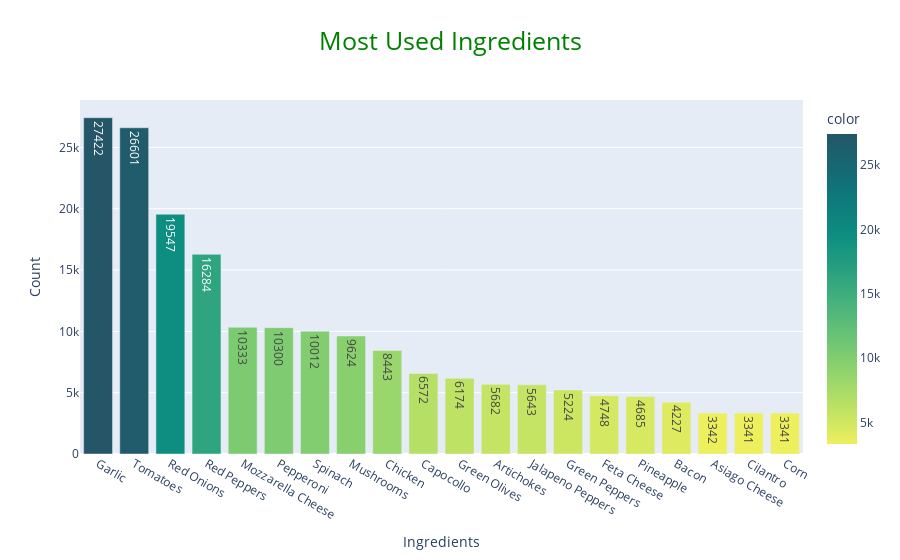

Source (notebook cell):
### Code cell
ingredient_name = list(sorted_ingredients.keys())
count = list(sorted_ingredients.values())
top_ing = ingredient_name[:20]
top_count = count[:20] 
px.bar(x=top_ing, y=top_count, color = top_count, color_continuous_scale="aggrnyl_r", text = top_count,
       title = "Most Used Ingredients").update_layout(title_x=0.5, xaxis_title = "Ingredients", yaxis_title="Count",
                                                      title_font = dict(size=25,color="green"))

### Figure 1 — Plotly figure (JSON) as saved in the notebook; plotly's stock layout.template omitted (floating-point values rounded to 4 significant figures)
{"data": [{"alignmentgroup": "True", "hovertemplate": "x=%{x}<br>y=%{y}<br>text=%{text}<br>color=%{marker.color}<extra></extra>", "legendgroup": "", "marker": {"color": [27422, 26601, 19547, 16284, 10333, 10300, 10012, 9624, 8443, 6572, 6174, 5682, 5643, 5224, 4748, 4685, 4227, 3342, 3341, 3341], "coloraxis": "coloraxis", "pattern": {"shape": ""}}, "name": "", "offsetgroup": "", "orientation": "v", "showlegend": false, "text": [27422, 26601, 19547, 16284, 10333, 10300, 10012, 9624, 8443, 6572, 6174, 5682, 5643, 5224, 4748, 4685, 4227, 3342, 3341, 3341], "textposition": "auto", "type": "bar", "x": ["Garlic", "Tomatoes", "Red Onions", "Red Peppers", "Mozzarella Cheese", "Pepperoni", "Spinach", "Mushrooms", "Chicken", "Capocollo", "Green Olives", "Artichokes", "Jalapeno Peppers", "Green Peppers", "Feta Cheese", "Pineapple", "Bacon", "Asiago Cheese", "Cilantro", "Corn"], "xaxis": "x", "y": [27422, 26601, 19547, 16284, 10333, 10300, 10012, 9624, 8443, 6572, 6174, 5682, 5643, 5224, 4748, 4685, 4227, 3342, 3341, 3341], "yaxis": "y"}], "layout": {"autosize": true, "barmode": "relative", "coloraxis": {"colorbar": {"title": {"text": "color"}}, "colorscale": [[0, "rgb(237, 239, 93)"], [0.1667, "rgb(169, 220, 103)"], [0.3333, "rgb(110, 197, 116)"], [0.5, "rgb(57, 171, 126)"], [0.6667, "rgb(13, 143, 129)"], [0.8333, "rgb(15, 114, 121)"], [1, "rgb(36, 86, 104)"]]}, "legend": {"tracegroupgap": 0}, "title": {"font": {"color": "green", "size": 25}, "text": "Most Used Ingredients", "x": 0.5}, "xaxis": {"anchor": "y", "autorange": true, "domain": [0, 1], "range": [-0.5, 19.5], "title": {"text": "Ingredients"}, "type": "category"}, "yaxis": {"anchor": "x", "autorange": true, "domain": [0, 1], "range": [0, 28870.0], "title": {"text": "Count"}, "type": "linear"}}}
